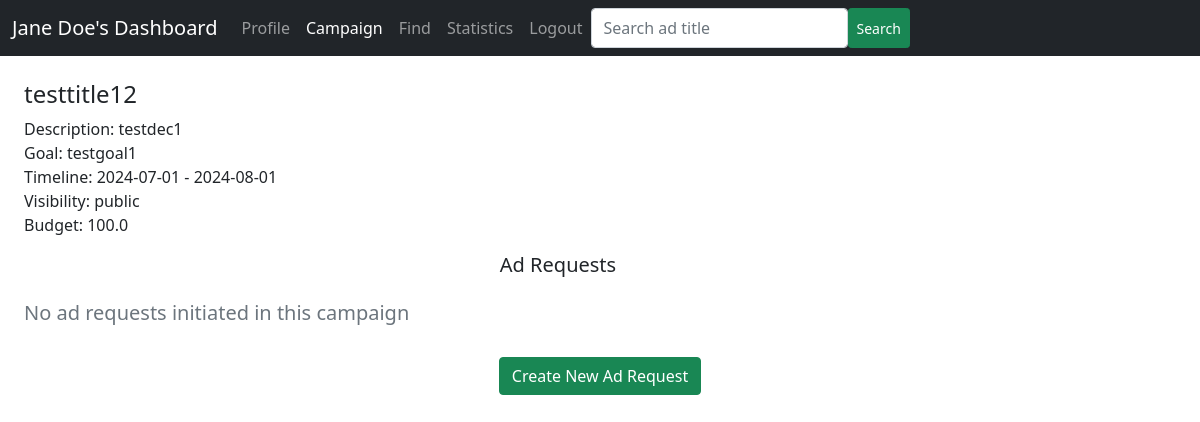
/campaign_details/1/1, run on an earlier commit of the app's database.
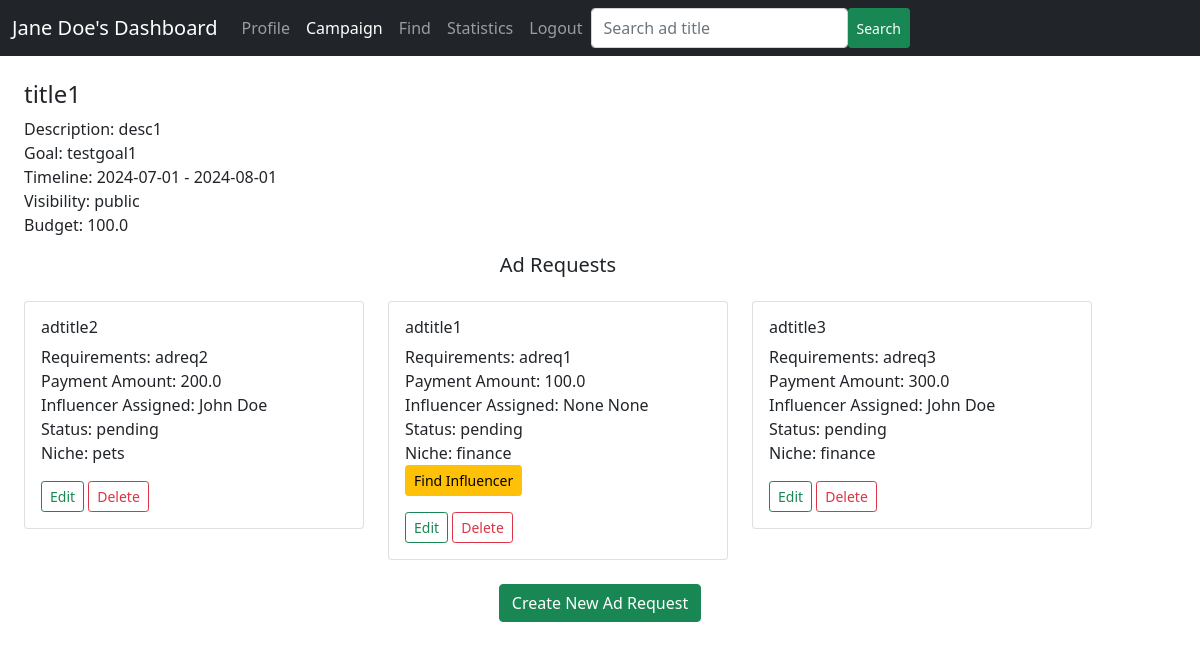
And on a later commit of the database.
### backend/models.py (models this page shows)
class Campaign(db.Model):
    __tablename__ = 'campaign'
    id = db.Column(db.Integer, primary_key=True)
    sponsor_id = db.Column(db.Integer, db.ForeignKey('sponsor.id'), nullable=False)
    visibility = db.Column(db.Enum('private', 'public'), default='public', nullable=False)
    title = db.Column(db.String, nullable=False)
    description = db.Column(db.String)
    goal = db.Column(db.String)
    start_date = db.Column(db.Date, nullable=False)
    end_date = db.Column(db.Date, nullable=False)
    budget = db.Column(db.Float, nullable=False)
    flagged = db.Column(db.Boolean, default=False)
    ad_request = db.relationship('Ad_Request', backref='campaign')

class Ad_Request(db.Model):
    __tablename__ = 'ad_request'
    id = db.Column(db.Integer, primary_key=True)
    influencer_id = db.Column(db.Integer, db.ForeignKey('influencer.id'))
    campaign_id = db.Column(db.Integer, db.ForeignKey('campaign.id'), nullable=False)
    title = db.Column(db.String, nullable=False)
    status = db.Column(db.Enum('pending', 'accepted', 'rejected'), default='pending')
    payment_amount = db.Column(db.Float, nullable=False)
    requirement = db.Column(db.String, nullable=False)
    niche_id = db.Column(db.Integer, db.ForeignKey('niche.id'), nullable=False)

class Influencer(db.Model):
    __tablename__ = 'influencer'
    id = db.Column(db.Integer, primary_key=True)
    first_name = db.Column(db.String, nullable=False)
    last_name = db.Column(db.String)
    age = db.Column(db.Integer, nullable=False)
    username = db.Column(db.String, unique=True, nullable=False)
    password = db.Column(db.String, nullable=False)
    email = db.Column(db.String, unique=True, nullable=False)
    earning = db.Column(db.Integer, default=0)
    profile_pic = db.Column(db.String)
    flagged = db.Column(db.Boolean, default=False)
    reach = db.relationship('Reach', backref='influencer')
    ad_request = db.relationship('Ad_Request', backref='influencer')
    influencer_niche = db.relationship('Influencer_Niche', backref='influencer')

class Niche(db.Model):
    __tablename__ = 'niche'
    id = db.Column(db.Integer, primary_key=True)
    name = db.Column(db.String, nullable=False)
    influencer_niche = db.relationship('Influencer_Niche', backref='niche')
    ad_request = db.relationship('Ad_Request', backref='niche')

### backend/controllers.py (the view)
@app.route('/campaign_details/<int:sponsor_id>/<int:camp_id>', methods=['GET', 'POST'])
def particular_campaign_details_for_sponsor(sponsor_id, camp_id):
    sponsor = Sponsor.query.filter_by(id=sponsor_id).first()
    niches = Niche.query.all()
    return render_template('sponsor_campaign_details.html', sponsor_id=sponsor_id, campaign_info=fetch_campaign_details(camp_id),
                           first_name=sponsor.first_name, last_name=sponsor.last_name, niches=niches)

### templates/sponsor_campaign_details.html (shortened to what the changed rows need)
<!DOCTYPE html>
<html lang="en">
<head>
    <link href="https://cdn.jsdelivr.net/npm/bootstrap@5.0.2/dist/css/bootstrap.min.css" rel="stylesheet">
</head>
<body>
    <div id="container">
        {% for key, value in campaign_info.items() %}
            {% if value.flagged %}
                <h4 class="text-danger">The campaign has been flagged for inapropriate content!</h4>
            {% else %}
                <div class="container row mt-4">
                    <h4>{{ value.title }}</h4>
                    <p>
                        Description: {{ value.description }} <br>
                        Goal: {{ value.goal }} <br>
                        Timeline: {{ value.start_date }} - {{ value.end_date }} <br>
                        Visibility: {{ value.visibility }} <br>
                        Budget: {{ value.budget }} <br>
                    </p>
                </div>
                <div class="container row">
                    <h5 class="text-center mb-4">Ad Requests</h5>
                    {% for id, details in value.ads.items() %}
                        {% if id %}
                            <div class="col-sm-4">
                                <div class="card">
                                    <div class="card-body">
                                        <h6 class="card-title">{{ details.title }}</h6>
                                        <p class="card-text">
                                            Requirements: {{ details.requirements }} <br>
                                            Payment Amount: {{ details.payment_amount }} <br>
                                            Influencer Assigned: {{ details.influencer_fname }} {{ details.influencer_lname }} <br>
                                            Status: {{ details.status }} <br>
                                            Niche: {{ details.niche }} <br>
                                            {% if not details.influencer_id %}
                                                <a href="/find_influencer_for_ad/{{ sponsor_id }}/{{ key }}/{{ id }}" class="btn btn-warning btn-sm">Find Influencer</a>
                                            {% endif %}
                                        </p>
                                        <button type="button" class=" btn btn-outline-success btn-sm" data-bs-toggle="modal" data-bs-target="#editAdRequestModal{{ key}}{{ id }}">Edit</button>
                                        <button type="button" class=" btn btn-outline-danger btn-sm" data-bs-toggle="modal" data-bs-target="#deleteAdRequestModal{{ key }}{{ id }}">Delete</button>
                                    </div>
                                </div>
                            </div>
                        {% else %}
                            <h5 class="text-secondary">No ad requests initiated in this campaign</h5>
                        {% endif %}
                    {% endfor %}
                </div>
            {% endif %}
            <div class="text-center mt-4">
                <button type="button" class=" btn btn-success" data-bs-toggle="modal" data-bs-target="#adRequestModal{{ key }}">Create New Ad Request</button>
            </div>
        {% endfor %}
    </div>
</body>
</html>

What changed in the data, as far as the page shows it:
changed Campaign "testgoal1": title "testtitle12" → "title1"; description "testdec1" → "desc1"
added Ad_Request: title "adtitle2", requirements "adreq2", payment_amount "200.0"
now on this page (row unchanged): Influencer: influencer_fname "John" "John", influencer_lname "Doe" "Doe"
added Niche: niche "pets"
added Ad_Request: title "adtitle1", requirements "adreq1", payment_amount "100.0"
now on this page (row unchanged): Niche: niche "finance" "finance"
added Ad_Request: title "adtitle3", requirements "adreq3", payment_amount "300.0"
Also different on the page:
new list line: "Requirements: Payment Amount: Influencer Assigned: Status: pending Niche: Edit Delete"
new list line: "Requirements: Payment Amount: Influencer Assigned: None None Status: pending Niche: Find Influencer Edit Delete"
list line gone: "No ad requests initiated in this campaign"
